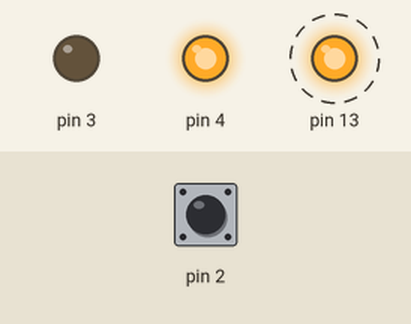
A sketch run on a simulated Arduino Uno, built with avr-gcc and run on an emulated ATmega328P. On the bench: output pins drawn as LEDs (lit = HIGH). Dashed ring = blinking. Inputs (shaded band) come from the test bench; at power-on: pin 2 HIGH.

Above: at 4.8 s.
4.9 s: pin 2 pulled LOW for 1.3 s
At 6.7 s:
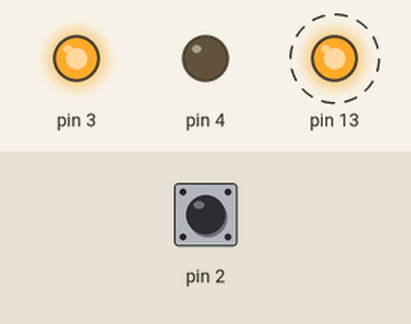
8.5 s: pin 2 pulled LOW for 3.2 s
At 13.8 s:
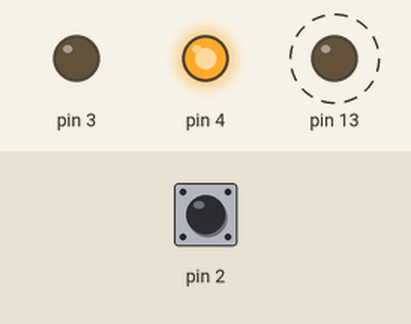
Timing chart, 0 to 19.2 s (numbered marks = the images above; inputs shaded):
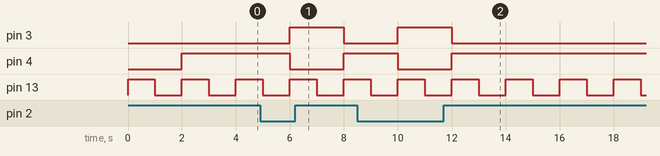

The sketch:

example1.ino
```cpp
void setup() {
  // put your setup code here, to run once:
  pinMode(2,INPUT_PULLUP);
  pinMode(13,OUTPUT);
  pinMode(3,OUTPUT);
  pinMode(4,OUTPUT);

}

void loop() {
  // put your main code here, to run repeatedly:
  digitalWrite(13,HIGH);
  delay(1000);
  digitalWrite(13,LOW);
  delay(1000);
  if ( digitalRead(2) == LOW ) digitalWrite(3,HIGH);
  else digitalWrite(3,LOW);
  digitalWrite(4,digitalRead(2));
}
```

Measured:
- after the input at 4.9 s, pin 3: LOW → HIGH after 1.1 s, → LOW 2.0 s later; pin 4: HIGH → LOW after 1.1 s, → HIGH 2.0 s later
- after the input at 8.5 s, pin 3: LOW → HIGH after 1.5 s, → LOW 2.0 s later; pin 4: HIGH → LOW after 1.5 s, → HIGH 2.0 s later
- by itself, pin 13: alternates HIGH for 1.0 s and LOW for 1.0 s
